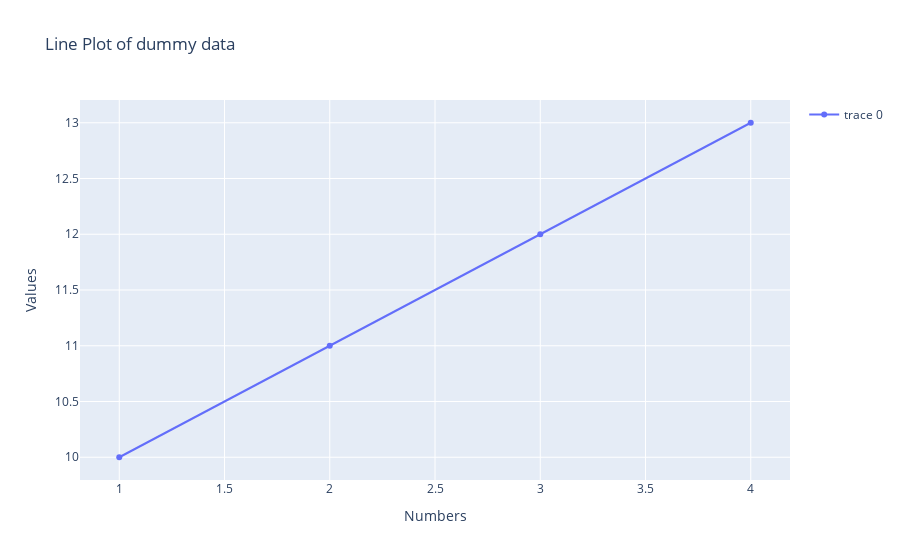

The cell this chart's notebook holds for it:
### Code cell
# customize the object
fig.update_layout(
    title = "Line Plot of dummy data",
    xaxis = dict(title='Numbers'),
    yaxis = dict(title='Values'),
    showlegend = True,
)
fig.show()

### Figure 1 — Plotly figure (JSON) as saved in the notebook; plotly's stock layout.template omitted (floating-point values rounded to 4 significant figures)
{"data": [{"type": "scatter", "x": [1, 2, 3, 4], "y": [10, 11, 12, 13]}], "layout": {"showlegend": true, "title": {"text": "Line Plot of dummy data"}, "xaxis": {"title": {"text": "Numbers"}}, "yaxis": {"title": {"text": "Values"}}}}
